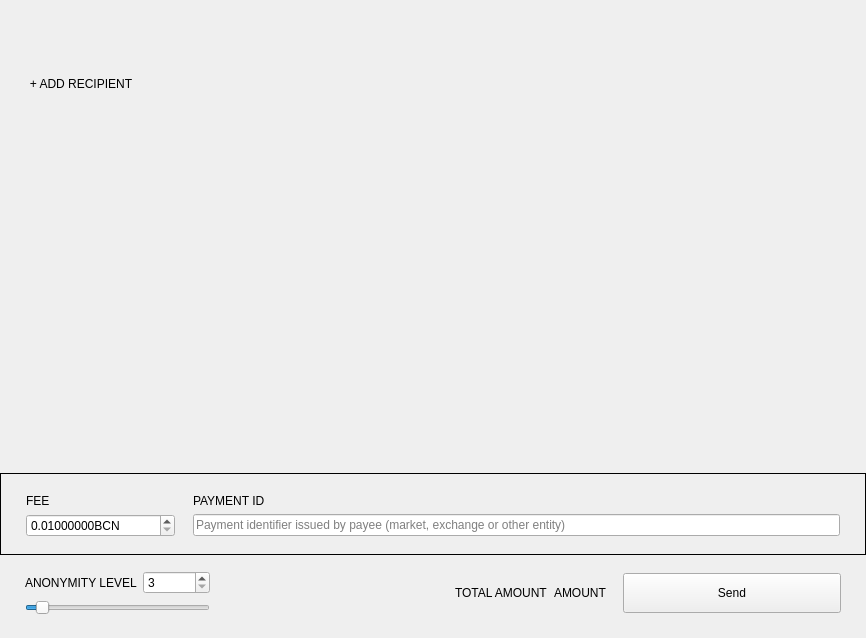
<?xml version="1.0" encoding="UTF-8"?>
<ui version="4.0">
 <class>SendFrame</class>
 <widget class="QFrame" name="SendFrame">
  <property name="geometry">
   <rect>
    <x>0</x>
    <y>0</y>
    <width>866</width>
    <height>638</height>
   </rect>
  </property>
  <property name="windowTitle">
   <string>Frame</string>
  </property>
  <property name="frameShape">
   <enum>QFrame::NoFrame</enum>
  </property>
  <property name="frameShadow">
   <enum>QFrame::Raised</enum>
  </property>
  <layout class="QVBoxLayout" name="verticalLayout">
   <property name="spacing">
    <number>5</number>
   </property>
   <property name="sizeConstraint">
    <enum>QLayout::SetDefaultConstraint</enum>
   </property>
   <property name="leftMargin">
    <number>0</number>
   </property>
   <property name="topMargin">
    <number>0</number>
   </property>
   <property name="rightMargin">
    <number>0</number>
   </property>
   <property name="bottomMargin">
    <number>0</number>
   </property>
   <item>
    <widget class="WalletGui::ResizableScrollArea" name="m_sendScrollarea">
     <property name="enabled">
      <bool>true</bool>
     </property>
     <property name="sizePolicy">
      <sizepolicy hsizetype="MinimumExpanding" vsizetype="Preferred">
       <horstretch>0</horstretch>
       <verstretch>0</verstretch>
      </sizepolicy>
     </property>
     <property name="autoFillBackground">
      <bool>false</bool>
     </property>
     <property name="styleSheet">
      <string notr="true"/>
     </property>
     <property name="frameShape">
      <enum>QFrame::NoFrame</enum>
     </property>
     <property name="sizeAdjustPolicy">
      <enum>QAbstractScrollArea::AdjustToContents</enum>
     </property>
     <property name="widgetResizable">
      <bool>true</bool>
     </property>
     <widget class="QWidget" name="scrollAreaWidgetContents">
      <property name="geometry">
       <rect>
        <x>0</x>
        <y>0</y>
        <width>866</width>
        <height>72</height>
       </rect>
      </property>
      <property name="sizePolicy">
       <sizepolicy hsizetype="Preferred" vsizetype="Preferred">
        <horstretch>0</horstretch>
        <verstretch>0</verstretch>
       </sizepolicy>
      </property>
      <property name="styleSheet">
       <string notr="true"/>
      </property>
      <layout class="QVBoxLayout" name="m_transfersLayout">
       <property name="spacing">
        <number>0</number>
       </property>
       <property name="sizeConstraint">
        <enum>QLayout::SetNoConstraint</enum>
       </property>
       <property name="leftMargin">
        <number>0</number>
       </property>
       <property name="topMargin">
        <number>0</number>
       </property>
       <property name="rightMargin">
        <number>0</number>
       </property>
       <property name="bottomMargin">
        <number>0</number>
       </property>
      </layout>
     </widget>
    </widget>
   </item>
   <item>
    <layout class="QHBoxLayout" name="horizontalLayout_2">
     <property name="spacing">
      <number>0</number>
     </property>
     <item>
      <spacer name="horizontalSpacer_3">
       <property name="orientation">
        <enum>Qt::Horizontal</enum>
       </property>
       <property name="sizeType">
        <enum>QSizePolicy::Fixed</enum>
       </property>
       <property name="sizeHint" stdset="0">
        <size>
         <width>25</width>
         <height>20</height>
        </size>
       </property>
      </spacer>
     </item>
     <item>
      <widget class="WalletGui::WalletNormalLinkLikeButton" name="m_addRecipientButton">
       <property name="cursor">
        <cursorShape>PointingHandCursor</cursorShape>
       </property>
       <property name="focusPolicy">
        <enum>Qt::NoFocus</enum>
       </property>
       <property name="text">
        <string>+ ADD RECIPIENT</string>
       </property>
       <property name="flat">
        <bool>true</bool>
       </property>
      </widget>
     </item>
     <item>
      <spacer name="horizontalSpacer_2">
       <property name="orientation">
        <enum>Qt::Horizontal</enum>
       </property>
       <property name="sizeHint" stdset="0">
        <size>
         <width>478</width>
         <height>17</height>
        </size>
       </property>
      </spacer>
     </item>
    </layout>
   </item>
   <item>
    <spacer name="verticalSpacer_2">
     <property name="orientation">
      <enum>Qt::Vertical</enum>
     </property>
     <property name="sizeType">
      <enum>QSizePolicy::MinimumExpanding</enum>
     </property>
     <property name="sizeHint" stdset="0">
      <size>
       <width>20</width>
       <height>20</height>
      </size>
     </property>
    </spacer>
   </item>
   <item>
    <widget class="QFrame" name="m_sendFeeFrame">
     <property name="frameShape">
      <enum>QFrame::Box</enum>
     </property>
     <property name="frameShadow">
      <enum>QFrame::Plain</enum>
     </property>
     <layout class="QGridLayout" name="gridLayout_2">
      <property name="leftMargin">
       <number>25</number>
      </property>
      <property name="topMargin">
       <number>20</number>
      </property>
      <property name="rightMargin">
       <number>25</number>
      </property>
      <property name="bottomMargin">
       <number>17</number>
      </property>
      <property name="horizontalSpacing">
       <number>18</number>
      </property>
      <item row="0" column="0">
       <widget class="WalletGui::WalletNormalGrayTextLabel" name="label_3">
        <property name="text">
         <string>FEE</string>
        </property>
       </widget>
      </item>
      <item row="0" column="1">
       <widget class="WalletGui::WalletNormalGrayTextLabel" name="m_paymentIdTextLabel">
        <property name="text">
         <string>PAYMENT ID</string>
        </property>
       </widget>
      </item>
      <item row="1" column="0">
       <widget class="QDoubleSpinBox" name="m_feeSpin">
        <property name="buttonSymbols">
         <enum>QAbstractSpinBox::UpDownArrows</enum>
        </property>
        <property name="suffix">
         <string notr="true">BCN</string>
        </property>
        <property name="decimals">
         <number>8</number>
        </property>
        <property name="minimum">
         <double>0.010000000000000</double>
        </property>
        <property name="maximum">
         <double>999999999.000000000000000</double>
        </property>
        <property name="singleStep">
         <double>0.010000000000000</double>
        </property>
        <property name="value">
         <double>0.010000000000000</double>
        </property>
       </widget>
      </item>
      <item row="1" column="1">
       <widget class="WalletGui::ClearableLineEdit" name="m_paymentIdEdit">
        <property name="styleSheet">
         <string notr="true">[errorState=&quot;true&quot;] {
  border-color: #ef3131;
}</string>
        </property>
        <property name="placeholderText">
         <string>Payment identifier issued by payee (market, exchange or other entity)</string>
        </property>
       </widget>
      </item>
     </layout>
    </widget>
   </item>
   <item>
    <widget class="QFrame" name="m_mixinFrame">
     <property name="frameShape">
      <enum>QFrame::NoFrame</enum>
     </property>
     <property name="frameShadow">
      <enum>QFrame::Raised</enum>
     </property>
     <layout class="QGridLayout" name="gridLayout">
      <property name="leftMargin">
       <number>25</number>
      </property>
      <property name="topMargin">
       <number>11</number>
      </property>
      <property name="rightMargin">
       <number>25</number>
      </property>
      <property name="bottomMargin">
       <number>23</number>
      </property>
      <item row="0" column="2" rowspan="2">
       <widget class="QLabel" name="label">
        <property name="text">
         <string/>
        </property>
       </widget>
      </item>
      <item row="0" column="5" rowspan="2">
       <widget class="WalletGui::WalletExtraNormalBlackTextLabel" name="m_totalAmountLabel">
        <property name="text">
         <string>AMOUNT</string>
        </property>
        <property name="indent">
         <number>0</number>
        </property>
       </widget>
      </item>
      <item row="0" column="1">
       <widget class="QSpinBox" name="m_mixinSpin">
        <property name="minimum">
         <number>3</number>
        </property>
        <property name="maximum">
         <number>999999999</number>
        </property>
       </widget>
      </item>
      <item row="0" column="3" rowspan="2">
       <spacer name="horizontalSpacer">
        <property name="orientation">
         <enum>Qt::Horizontal</enum>
        </property>
        <property name="sizeType">
         <enum>QSizePolicy::Expanding</enum>
        </property>
        <property name="sizeHint" stdset="0">
         <size>
          <width>298</width>
          <height>20</height>
         </size>
        </property>
       </spacer>
      </item>
      <item row="1" column="0" colspan="2">
       <widget class="QSlider" name="m_mixinSlider">
        <property name="maximumSize">
         <size>
          <width>16777215</width>
          <height>16777215</height>
         </size>
        </property>
        <property name="maximum">
         <number>50</number>
        </property>
        <property name="pageStep">
         <number>1</number>
        </property>
        <property name="value">
         <number>3</number>
        </property>
        <property name="tracking">
         <bool>false</bool>
        </property>
        <property name="orientation">
         <enum>Qt::Horizontal</enum>
        </property>
       </widget>
      </item>
      <item row="0" column="7" rowspan="2">
       <widget class="WalletGui::WalletLargeBlueButton" name="m_sendButton">
        <property name="sizePolicy">
         <sizepolicy hsizetype="Fixed" vsizetype="Fixed">
          <horstretch>0</horstretch>
          <verstretch>0</verstretch>
         </sizepolicy>
        </property>
        <property name="minimumSize">
         <size>
          <width>218</width>
          <height>40</height>
         </size>
        </property>
        <property name="maximumSize">
         <size>
          <width>218</width>
          <height>40</height>
         </size>
        </property>
        <property name="focusPolicy">
         <enum>Qt::NoFocus</enum>
        </property>
        <property name="text">
         <string>Send</string>
        </property>
       </widget>
      </item>
      <item row="0" column="4" rowspan="2">
       <widget class="WalletGui::WalletNormalGrayTextLabel" name="label_2">
        <property name="text">
         <string>TOTAL AMOUNT</string>
        </property>
       </widget>
      </item>
      <item row="0" column="0">
       <widget class="WalletGui::WalletNormalGrayTextLabel" name="m_mixinTextLabel">
        <property name="text">
         <string>ANONYMITY LEVEL</string>
        </property>
       </widget>
      </item>
      <item row="0" column="6" rowspan="2">
       <spacer name="horizontalSpacer_4">
        <property name="orientation">
         <enum>Qt::Horizontal</enum>
        </property>
        <property name="sizeType">
         <enum>QSizePolicy::Fixed</enum>
        </property>
        <property name="sizeHint" stdset="0">
         <size>
          <width>10</width>
          <height>20</height>
         </size>
        </property>
       </spacer>
      </item>
     </layout>
    </widget>
   </item>
  </layout>
 </widget>
 <customwidgets>
  <customwidget>
   <class>WalletGui::WalletNormalGrayTextLabel</class>
   <extends>QLabel</extends>
   <header>Gui/Common/WalletTextLabel.h</header>
  </customwidget>
  <customwidget>
   <class>WalletGui::WalletNormalLinkLikeButton</class>
   <extends>QPushButton</extends>
   <header>Gui/Common/WalletLinkLikeButton.h</header>
  </customwidget>
  <customwidget>
   <class>WalletGui::WalletLargeBlueButton</class>
   <extends>QPushButton</extends>
   <header>Gui/Common/WalletBlueButton.h</header>
  </customwidget>
  <customwidget>
   <class>WalletGui::ClearableLineEdit</class>
   <extends>QLineEdit</extends>
   <header>Gui/Common/ClearableLineEdit.h</header>
  </customwidget>
  <customwidget>
   <class>WalletGui::ResizableScrollArea</class>
   <extends>QScrollArea</extends>
   <header>Gui/Common/ResizableScrollArea.h</header>
   <container>1</container>
  </customwidget>
  <customwidget>
   <class>WalletGui::WalletExtraNormalBlackTextLabel</class>
   <extends>QLabel</extends>
   <header>Gui/Common/WalletTextLabel.h</header>
  </customwidget>
 </customwidgets>
 <tabstops>
  <tabstop>m_paymentIdEdit</tabstop>
  <tabstop>m_mixinSlider</tabstop>
  <tabstop>m_sendScrollarea</tabstop>
 </tabstops>
 <resources/>
 <connections>
  <connection>
   <sender>m_sendButton</sender>
   <signal>clicked()</signal>
   <receiver>SendFrame</receiver>
   <slot>sendClicked()</slot>
   <hints>
    <hint type="sourcelabel">
     <x>53</x>
     <y>561</y>
    </hint>
    <hint type="destinationlabel">
     <x>432</x>
     <y>294</y>
    </hint>
   </hints>
  </connection>
  <connection>
   <sender>m_mixinSlider</sender>
   <signal>valueChanged(int)</signal>
   <receiver>SendFrame</receiver>
   <slot>mixinValueChanged(int)</slot>
   <hints>
    <hint type="sourcelabel">
     <x>221</x>
     <y>520</y>
    </hint>
    <hint type="destinationlabel">
     <x>432</x>
     <y>294</y>
    </hint>
   </hints>
  </connection>
  <connection>
   <sender>m_addRecipientButton</sender>
   <signal>clicked()</signal>
   <receiver>SendFrame</receiver>
   <slot>addRecipientClicked()</slot>
   <hints>
    <hint type="sourcelabel">
     <x>78</x>
     <y>414</y>
    </hint>
    <hint type="destinationlabel">
     <x>432</x>
     <y>294</y>
    </hint>
   </hints>
  </connection>
  <connection>
   <sender>m_paymentIdEdit</sender>
   <signal>textChanged(QString)</signal>
   <receiver>SendFrame</receiver>
   <slot>validatePaymentId(QString)</slot>
   <hints>
    <hint type="sourcelabel">
     <x>538</x>
     <y>521</y>
    </hint>
    <hint type="destinationlabel">
     <x>432</x>
     <y>318</y>
    </hint>
   </hints>
  </connection>
  <connection>
   <sender>m_mixinSpin</sender>
   <signal>valueChanged(int)</signal>
   <receiver>SendFrame</receiver>
   <slot>mixinValueChanged(int)</slot>
   <hints>
    <hint type="sourcelabel">
     <x>201</x>
     <y>575</y>
    </hint>
    <hint type="destinationlabel">
     <x>432</x>
     <y>318</y>
    </hint>
   </hints>
  </connection>
 </connections>
 <slots>
  <slot>sendClicked()</slot>
  <slot>clearAllClicked()</slot>
  <slot>addRecipientClicked()</slot>
  <slot>mixinValueChanged(int)</slot>
  <slot>validatePaymentId(QString)</slot>
 </slots>
</ui>
